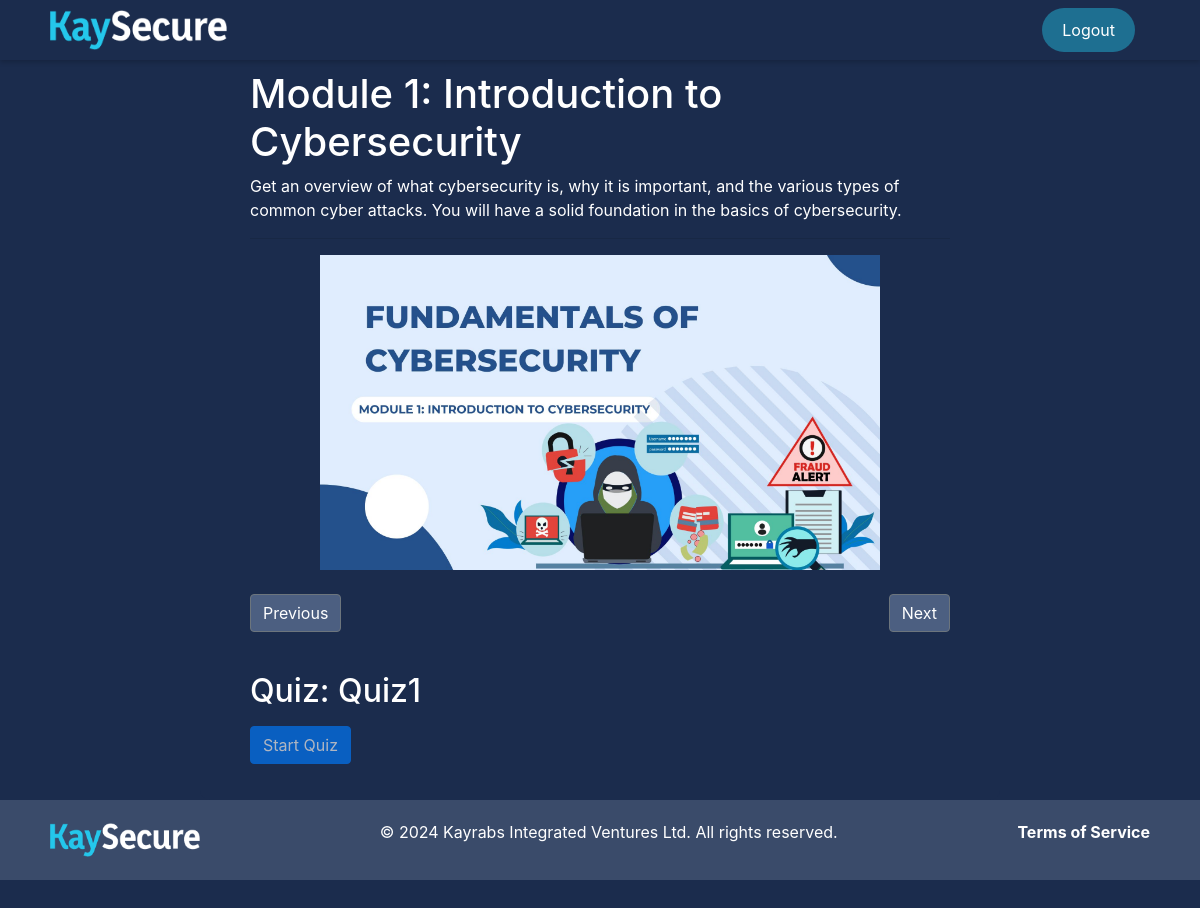
The page /courses/course/1/module/1/ (signed in) on the database its author committed.
### courses/models.py (models this page shows, shortened)
class Module(models.Model):
    class ContentTypeChoices(models.TextChoices):
        SLIDES = 'SL', 'Slides'
        VIDEO = 'VD', 'Video'
        BOTH = 'BT', 'Both'
    course = models.ForeignKey(Course, on_delete=models.CASCADE, related_name='modules')
    title = models.CharField(max_length=255)
    description = models.TextField()
    content_type = models.CharField(max_length=2, choices=ContentTypeChoices.choices, default=ContentTypeChoices.SLIDES)
    order = models.PositiveIntegerField(help_text="Order of the module in the course")
    is_unlocked = models.BooleanField(default=False, help_text="Whether the module is unlocked for viewing")

class Slide(models.Model):
    module = models.ForeignKey(Module, related_name='slides', on_delete=models.CASCADE)
    title = models.CharField(max_length=255)
    image = models.ImageField(upload_to=media_upload_to, null=True, blank=True)
    order = models.IntegerField(default=0)
    class Meta:
        ordering = ['order']

class Quiz(models.Model):
    module = models.OneToOneField(Module, on_delete=models.CASCADE, related_name='quiz')
    title = models.CharField(max_length=255)
    passing_score = models.PositiveIntegerField(default=50, help_text="Minimum score required to pass the quiz")

### courses/views.py (the view, shortened to what this page needs)
# urls.py: path('course/<int:course_id>/module/<int:module_id>/', views.module_view, name='module_view'),
@login_required
def module_view(request, course_id, module_id):
    module = get_object_or_404(Module, pk=module_id, course_id=course_id)
    slides = module.slides.all() if module.content_type in [Module.ContentTypeChoices.SLIDES, Module.ContentTypeChoices.BOTH] else None
    quiz = module.quiz if hasattr(module, 'quiz') else None
    user_progress, created = UserModuleProgress.objects.get_or_create(user=request.user, module=module)
    if module.order > 1 and not module.is_unlocked:
        messages.error(request, "You must complete the previous module's quiz to proceed.")
        return redirect('course_content', course_id=course_id)
    return render(request, 'courses/module_detail.html', {
        'module': module,
        'slides': slides,
        'quiz': quiz,
    })

### courses/templates/courses/module_detail.html (shortened to what this page needs)
<!DOCTYPE html>
<html lang="en">
<head>
    <link href="https://stackpath.bootstrapcdn.com/bootstrap/4.5.2/css/bootstrap.min.css" rel="stylesheet">
    {% load static %}
    <link rel="stylesheet" href="{% static 'css/modules.css' %}">
</head>
<body>
    <header>
        <img src="{% static 'images/logo.png' %}" alt="KaySecure Logo" class="logo">
        <div class="auth-buttons">
            <button class="signup-button"><a href="/logout">Logout</a></button>
        </div>
    </header>
    <div class="container">
        <h1 class="text-white">{{ module.title }}</h1>
        <p class="text-white">{{ module.description }}</p>
        <hr>
        <div id="slide-container" class="text-center">
            {% for slide in slides %}
            <img src="{{ slide.image.url }}" alt="{{ slide.title }}" class="slide img-fluid mb-3" data-slide-id="{{ slide.id }}" style="display:none;">
            {% endfor %}
        </div>
        <div class="d-flex justify-content-between mb-4">
            <button id="prevBtn" class="btn btn-secondary">Previous</button>
            <button id="nextBtn" class="btn btn-secondary">Next</button>
        </div>
        {% if module.quiz %}
        <div class="quiz-container">
            <h2 class="text-white">Quiz: {{ module.quiz.title }}</h2>
            <button id="startQuizBtn" class="btn btn-primary mb-3" disabled>Start Quiz</button>
        </div>
        {% endif %}
    </div>
</body>
<footer>
    <div class="footer-content">
        <img src="{% static 'images/logo.png' %}" alt="Company Logo" class="footer-logo">
        <p>&copy; 2024 Kayrabs Integrated Ventures Ltd. All rights reserved.</p>
        <ul class="footer-links">
            <li><a href="/terms">Terms of Service</a></li>
        </ul>
    </div>
</footer>
</html>

### static/css/modules.css (style rules this page uses)
body { background-color: #1B2C4D; padding: 50px 0; margin: 0; display: flex; flex-direction: column; min-height: 100vh; }
header { position: fixed; top: 0; left: 0; width: 100%; background-color: #1B2C4D; z-index: 1000; height: 60px; display: flex; align-items: center; justify-content: space-between; padding: 0 50px; box-shadow: 0 2px 5px rgba(0,0,0,0.2); }
.logo { height: 40px; width: auto; }
.auth-buttons { display: flex; align-items: center; }
.signup-button { background-color: rgba(36, 199, 235, 0.43); color: #fff; border: none; text-decoration: none; border-radius: 83px; padding: 10px 20px; font-size: 16px; cursor: pointer; margin-right: 15px; }
.signup-button a { text-decoration: none; color: white; }
.container { background-color: #1B2C4D; border-radius: 10px; padding: 20px 50px; max-width: 800px; margin: auto; flex: 1; }
#slide-container { display: flex; flex-direction: column; align-items: center; }
.slide { max-width: 80%; height: auto; display: block; margin: 0 auto; }
.quiz-container { margin-top: 2rem; }
.btn { margin: 0.5rem 0; background-color: #4c5f81; }
.d-flex { margin-bottom: 1rem; }
.text-white { color: #fff; }
footer { background-color: #3A4B6A; color: white; padding: 20px 50px; display: flex; align-items: center; justify-content: space-between; width: 100%; position: relative; bottom: 0; box-sizing: border-box; margin-top: auto; }
.footer-content { display: flex; align-items: center; width: 100%; justify-content: space-between; }
.footer-logo { width: 150px; height: auto; }
.footer-links { list-style: none; padding: 0; display: flex; flex-wrap: wrap; gap: 10px; }
.footer-links li { padding: 0; }
.footer-links a { color: white; text-decoration: none; font-weight: bold; }
.quiz-container { animation: fadeIn 1s ease-in-out; }

### rows shown on the page
Module: title "Module 1: Introduction to Cybersecurity", description "Get an overview of what cybersecurity is, why it is important, and the various types of common cyber attacks. You will have a solid foundation in the basics of cybersecurity.", quiz "Quiz1"
Slide: image (picture)
